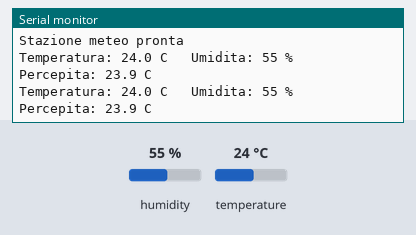
A sketch run on a simulated Arduino Uno, built with avr-gcc and run on an emulated ATmega328P. Shown: the last lines printed to the serial monitor. The test bench sets the inputs (shaded band); at power-on: humidity 55 %, temperature 24 °C.

Above: at 4.8 s.
4.9 s: humidity set to 22 %
At 6.4 s:
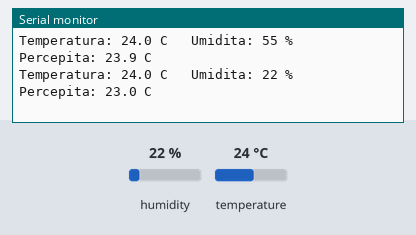
7.9 s: temperature set to 12 °C
At 9.4 s:
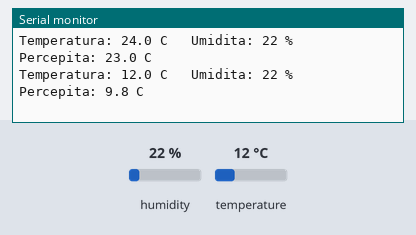
10.9 s: humidity set to 40 %
At 13.0 s:
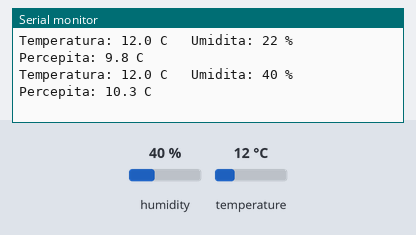
Timing chart, 0 to 14.5 s (numbered marks = the images above; inputs shaded):
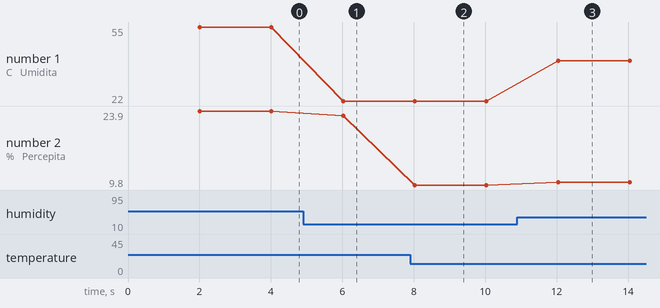

Measured:
- after the input at 4.9 s, the serial monitor: prints a new line after 1.1 s (image 1)
- after the input at 7.9 s, the serial monitor: prints a new line after 0.13 s (image 2)
- after the input at 10.9 s, the serial monitor: prints a new line after 1.1 s (image 3)
- plotted number 1: 55 → 22 after the input at 4.9 s, 22 → 40 after the input at 10.9 s
- plotted number 2: 23.9 → 23 after the input at 4.9 s, 23 → 9.8 after the input at 7.9 s, 9.8 → 10.3 after the input at 10.9 s

The sketch:

sketch.ino
```cpp
// Scheda 10 - Temperatura e umidità con DHT11 / DHT22
// Pin dati del sensore sul pin 2.
// Librerie: "DHT sensor library" e "Adafruit Unified Sensor" (entrambe di Adafruit).

#include <DHT.h>

#define PIN_DHT 2
#define TIPO_DHT DHT22     // scrivi DHT11 se usi il sensore azzurro

DHT dht(PIN_DHT, TIPO_DHT);

void setup() {
  Serial.begin(9600);
  dht.begin();
  Serial.println("Stazione meteo pronta");
}

void loop() {
  delay(2000);                                // il DHT si legge al massimo ogni 1-2 secondi

  float umidita = dht.readHumidity();         // in percentuale
  float temperatura = dht.readTemperature();  // in gradi Celsius

  if (isnan(umidita) || isnan(temperatura)) { // isnan = "non è un numero"
    Serial.println("Errore di lettura: controlla i collegamenti");
    return;
  }

  float percepita = dht.computeHeatIndex(temperatura, umidita, false);

  Serial.print("Temperatura: ");
  Serial.print(temperatura, 1);
  Serial.print(" C   Umidita: ");
  Serial.print(umidita, 0);
  Serial.print(" %   Percepita: ");
  Serial.print(percepita, 1);
  Serial.println(" C");
}
```
